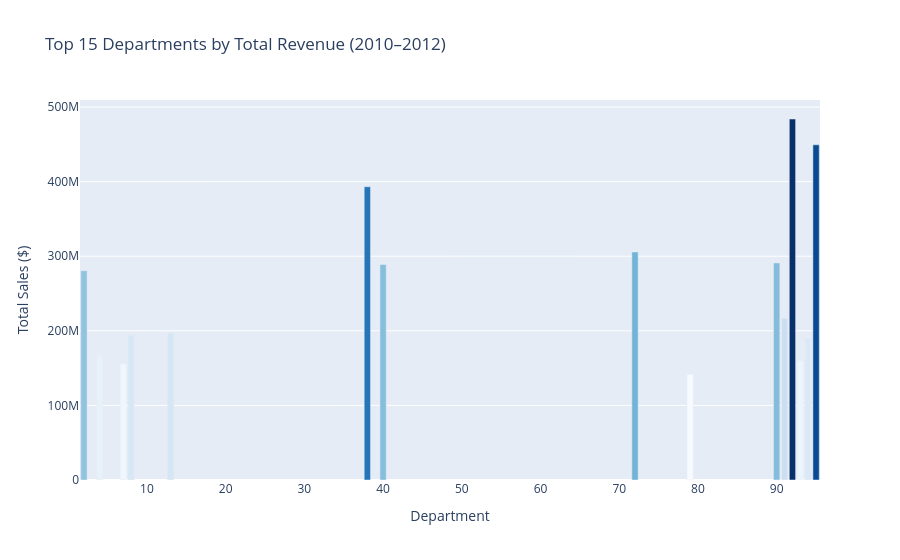

Notebook code for this chart:
### Code cell
dept_sales = df.groupby('Dept')['Weekly_Sales'].agg(['mean', 'sum']).reset_index()
dept_sales.columns = ['Dept', 'Avg_Weekly_Sales', 'Total_Sales']
dept_sales = dept_sales.sort_values('Total_Sales', ascending=False)

top_depts = dept_sales.head(15)

fig = px.bar(top_depts, x='Dept', y='Total_Sales',
             title='Top 15 Departments by Total Revenue (2010–2012)',
             labels={'Total_Sales': 'Total Sales ($)', 'Dept': 'Department'},
             color='Total_Sales',
             color_continuous_scale='Blues')

fig.update_layout(coloraxis_showscale=False)
fig.write_html('plots/top_departments.html')
fig.show()

print(f"\nTop 5 departments by total revenue:")
print(dept_sales.head(5).to_string(index=False))
print(f"\nBottom 5 departments by total revenue:")
print(dept_sales.tail(5).to_string(index=False))

### Figure 1 — Plotly figure (JSON) as saved in the notebook; plotly's stock layout.template omitted (floating-point values rounded to 4 significant figures)
{"data": [{"hovertemplate": "Department=%{x}<br>Total Sales ($)=%{marker.color}<extra></extra>", "legendgroup": "", "marker": {"color": [483900000.0, 449300000.0, 393100000.0, 305700000.0, 291100000.0, 288900000.0, 280600000.0, 216800000.0, 197300000.0, 194300000.0, 189900000.0, 167100000.0, 159700000.0, 155500000.0, 141400000.0], "coloraxis": "coloraxis", "pattern": {"shape": ""}}, "name": "", "orientation": "v", "showlegend": false, "textposition": "auto", "type": "bar", "x": [92, 95, 38, 72, 90, 40, 2, 91, 13, 8, 94, 4, 93, 7, 79], "xaxis": "x", "y": [483900000.0, 449300000.0, 393100000.0, 305700000.0, 291100000.0, 288900000.0, 280600000.0, 216800000.0, 197300000.0, 194300000.0, 189900000.0, 167100000.0, 159700000.0, 155500000.0, 141400000.0], "yaxis": "y"}], "layout": {"barmode": "relative", "coloraxis": {"colorbar": {"title": {"text": "Total Sales ($)"}}, "colorscale": [[0, "rgb(247,251,255)"], [0.125, "rgb(222,235,247)"], [0.25, "rgb(198,219,239)"], [0.375, "rgb(158,202,225)"], [0.5, "rgb(107,174,214)"], [0.625, "rgb(66,146,198)"], [0.75, "rgb(33,113,181)"], [0.875, "rgb(8,81,156)"], [1, "rgb(8,48,107)"]], "showscale": false}, "legend": {"tracegroupgap": 0}, "title": {"text": "Top 15 Departments by Total Revenue (2010–2012)"}, "xaxis": {"anchor": "y", "domain": [0, 1], "title": {"text": "Department"}}, "yaxis": {"anchor": "x", "domain": [0, 1], "title": {"text": "Total Sales ($)"}}}}
